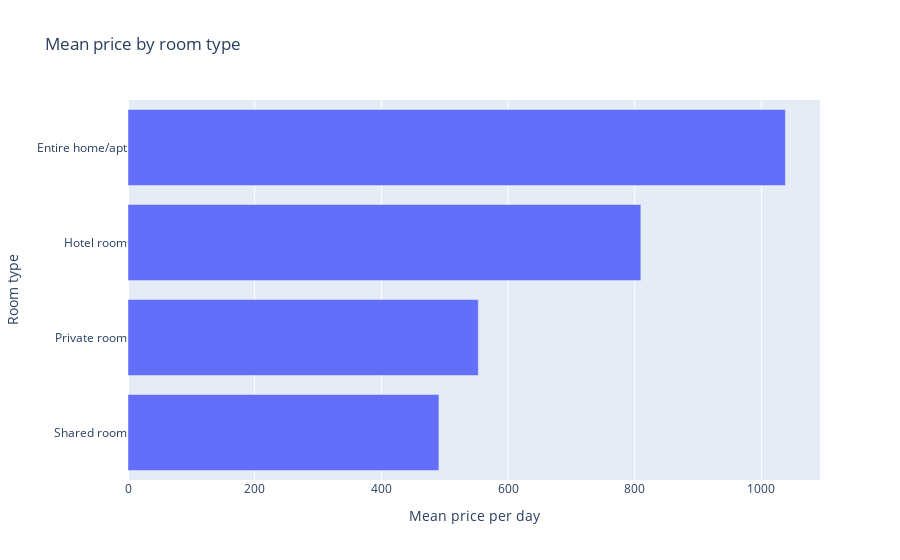

The code cell stored with this chart in its notebook:
### Code cell
room_type_price = pd.DataFrame(df.groupby('room_type')['price'].mean()).sort_values('price').reset_index()
fig = px.bar(room_type_price, x="price", y="room_type", title="Mean price by room type",
             labels={"price": "Mean price per day",
                     "room_type": "Room type"})
fig.show()

### Figure 1 — Plotly figure (JSON) as saved in the notebook; plotly's stock layout.template omitted (floating-point values rounded to 4 significant figures)
{"data": [{"alignmentgroup": "True", "hovertemplate": "Mean price per day=%{x}<br>Room type=%{y}<extra></extra>", "legendgroup": "", "marker": {"color": "#636efa"}, "name": "", "offsetgroup": "", "orientation": "h", "showlegend": false, "textposition": "auto", "type": "bar", "x": [490.8, 553.1, 809.7, 1038.0], "xaxis": "x", "y": ["Shared room", "Private room", "Hotel room", "Entire home/apt"], "yaxis": "y"}], "layout": {"barmode": "relative", "legend": {"tracegroupgap": 0}, "title": {"text": "Mean price by room type"}, "xaxis": {"anchor": "y", "domain": [0, 1], "title": {"text": "Mean price per day"}}, "yaxis": {"anchor": "x", "domain": [0, 1], "title": {"text": "Room type"}}}}
